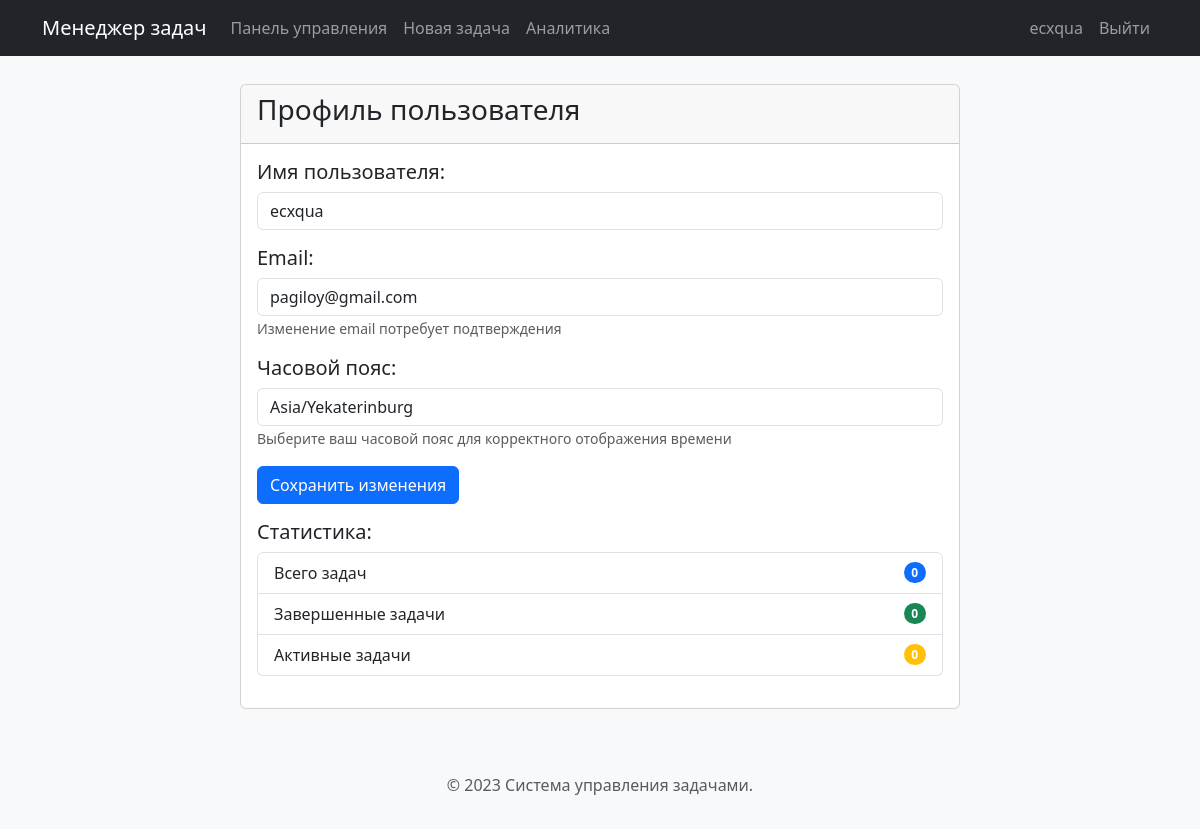
The page /profile (signed in) on the database as committed earlier.
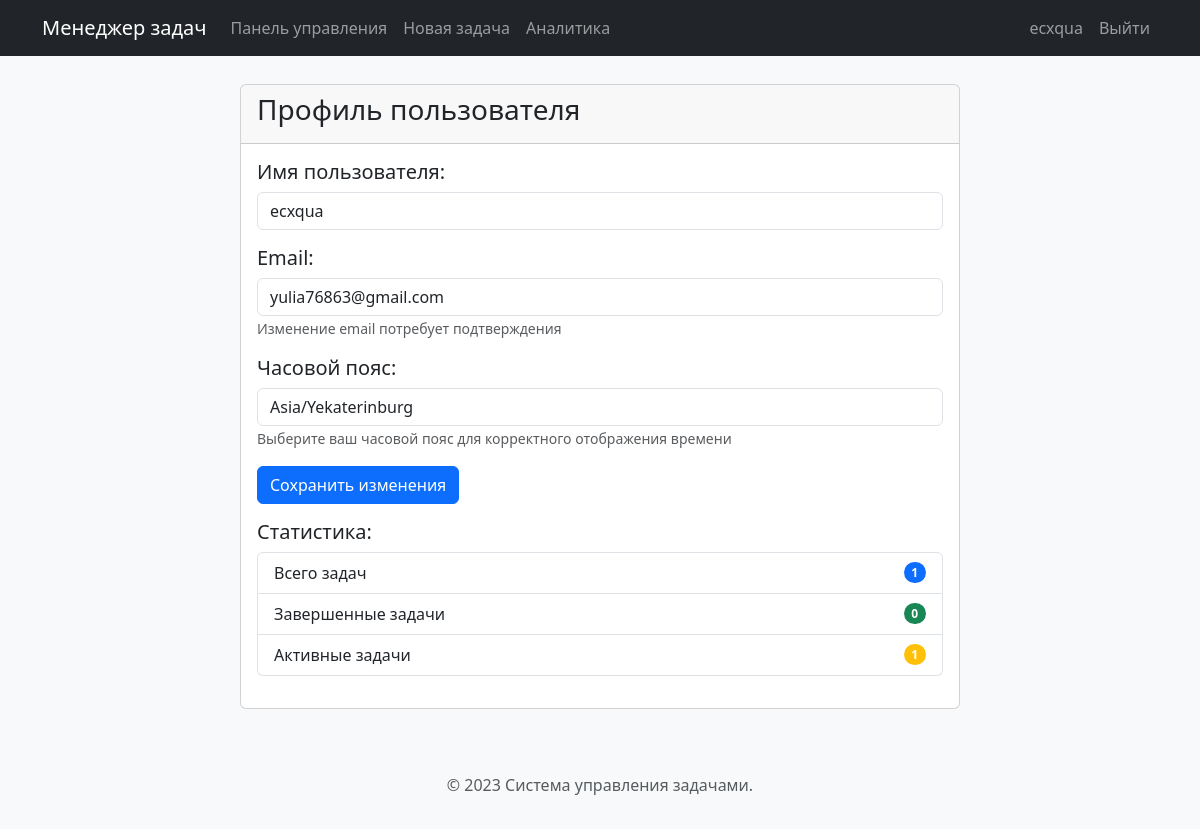
The same page on the database as committed later.
### tables this page shows
CREATE TABLE users (
        id INTEGER PRIMARY KEY,
        username TEXT NOT NULL,
        password TEXT NOT NULL,
        email TEXT UNIQUE NOT NULL,
        pending_email TEXT,
        email_confirm_token TEXT,
        email_confirm_expiry TIMESTAMP,
        reset_token TEXT,
        reset_token_expiry TIMESTAMP,
        timezone TEXT DEFAULT "Europe/Moscow",
        created_at TIMESTAMP DEFAULT CURRENT_TIMESTAMP
    );

### app.py (the view)
@app.route('/profile', methods=['GET'])
def profile():
    if 'user_id' not in session:
        return redirect(url_for('login'))
    conn = sqlite3.connect('tasks.db')
    c = conn.cursor()
    c.execute("""SELECT username, email, pending_email, timezone
                 FROM users WHERE id = ?""", (session['user_id'],))
    user = c.fetchone()
    c.execute("SELECT COUNT(*) FROM tasks WHERE user_id = ?", (session['user_id'],))
    total_tasks = c.fetchone()[0]
    c.execute("SELECT COUNT(*) FROM tasks WHERE user_id = ? AND status = 'Завершена'", (session['user_id'],))
    completed_tasks = c.fetchone()[0]
    active_tasks = total_tasks - completed_tasks
    conn.close()
    timezones = sorted([(tz, tz) for tz in all_timezones if 'Europe/' in tz or 'Asia/' in tz])
    return render_template('profile.html',
                          username=user[0],
                          email=user[1],
                          pending_email=user[2],
                          timezone=user[3] or 'Europe/Moscow',
                          total_tasks=total_tasks,
                          completed_tasks=completed_tasks,
                          active_tasks=active_tasks,
                          timezones=timezones)

### templates/profile.html (shortened to what this page needs)
{% extends 'base.html' %}
{% block content %}
<div class="container">
    <div class="row">
        <div class="col-md-8 mx-auto">
            <div class="card">
                <div class="card-header">
                    <h3>Профиль пользователя</h3>
                </div>
                <div class="card-body">
                    <form method="POST" action="{{ url_for('update_profile') }}">
                        <div class="row mb-3">
                            <div class="col">
                                <h5>Имя пользователя:</h5>
                                <input type="text" class="form-control" name="username" value="{{ username }}" required>
                            </div>
                        </div>
                        <div class="row mb-3">
                            <div class="col">
                                <h5>Email:</h5>
                                <input type="email" class="form-control" name="email" value="{{ email }}" required>
                                <small class="text-muted">Изменение email потребует подтверждения</small>
                            </div>
                        </div>
                        <div class="row mb-3">
                            <div class="col">
                                <h5>Часовой пояс:</h5>
                                <select class="form-control" name="timezone">
                                    {% for tz_value, tz_name in timezones %}
                                    <option value="{{ tz_value }}" {% if timezone == tz_value %}selected{% endif %}>{{ tz_name }}</option>
                                    {% endfor %}
                                </select>
                                <small class="text-muted">Выберите ваш часовой пояс для корректного отображения времени</small>
                            </div>
                        </div>
                        <div class="row mb-3">
                            <div class="col">
                                <button type="submit" class="btn btn-primary">Сохранить изменения</button>
                            </div>
                        </div>
                    </form>
                    <div class="row mb-3">
                        <div class="col">
                            <h5>Статистика:</h5>
                            <ul class="list-group">
                                <li class="list-group-item d-flex justify-content-between align-items-center">
                                    Всего задач
                                    <span class="badge bg-primary rounded-pill">{{ total_tasks }}</span>
                                </li>
                                <li class="list-group-item d-flex justify-content-between align-items-center">
                                    Завершенные задачи
                                    <span class="badge bg-success rounded-pill">{{ completed_tasks }}</span>
                                </li>
                                <li class="list-group-item d-flex justify-content-between align-items-center">
                                    Активные задачи
                                    <span class="badge bg-warning rounded-pill">{{ active_tasks }}</span>
                                </li>
                            </ul>
                        </div>
                    </div>
                </div>
            </div>
        </div>
    </div>
</div>
{% endblock %}

### templates/base.html (shortened to what this page needs)
<!DOCTYPE html>
<html lang="ru">
<head>
    <link href="https://cdn.jsdelivr.net/npm/bootstrap@5.3.0/dist/css/bootstrap.min.css" rel="stylesheet">
    <link href="{{ url_for('static', filename='css/style.css') }}" rel="stylesheet">
</head>
<body>
    <nav class="navbar navbar-expand-lg navbar-dark bg-dark fixed-top">
        <div class="container">
            <a class="navbar-brand" href="{{ url_for('dashboard') if 'user_id' in session else url_for('login') }}">Менеджер задач</a>
            <div class="collapse navbar-collapse" id="navbarNav">
                {% if 'user_id' in session %}
                <ul class="navbar-nav me-auto">
                    <li class="nav-item">
                        <a class="nav-link" href="{{ url_for('dashboard') }}">Панель управления</a>
                    </li>
                    <li class="nav-item">
                        <a class="nav-link" href="{{ url_for('new_task') }}">Новая задача</a>
                    </li>
                    <li class="nav-item">
                        <a class="nav-link" href="{{ url_for('analytics') }}">Аналитика</a>
                    </li>
                </ul>
                <ul class="navbar-nav">
                    <li class="nav-item">
                        <a class="nav-link" href="{{ url_for('profile') }}">{{ session['username'] }}</a>
                    </li>
                    <li class="nav-item">
                        <a class="nav-link" href="{{ url_for('logout') }}">Выйти</a>
                    </li>
                </ul>
                {% endif %}
            </div>
        </div>
    </nav>
    <div class="container mt-4">
        {% block content %}{% endblock %}
    </div>
    <footer class="mt-5 py-3 bg-light">
        <div class="container text-center">
            <p class="text-muted">© 2023 Система управления задачами.</p>
        </div>
    </footer>
</body>
</html>

Rows that differ between the two databases and show on the page:
changed users "ecxqua": email "pagiloy@gmail.com" → "yulia76863@gmail.com"
Other text that changed with them:
{{ total_tasks }}: "0" → "1"
{{ active_tasks }}: "0" → "1"
